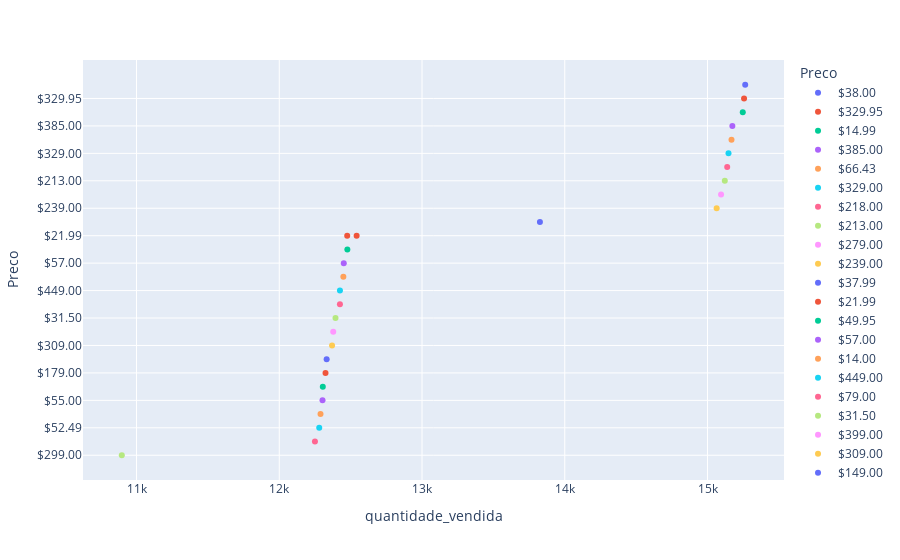

The cell this chart's notebook holds for it:
### Markdown cell above
*O produto com o valor mais baixo é também o mais vendido, mas a quantidade vendida em outras faixas de preço são similares, seria interessante saber se o momento do compra foi em uma promoção, já que existe uma certa similaridade se for levar em conta somente o preço. Como também pode ser visto abaixo neste gráfico de dispersão*

### Code cell
px.scatter(data_frame=volumevenda, x="quantidade_vendida", y="Preco", color="Preco")

### Figure 1 — Plotly figure (JSON) as saved in the notebook; plotly's stock layout.template omitted (floating-point values rounded to 4 significant figures)
{"data": [{"hovertemplate": "Preco=%{y}<br>quantidade_vendida=%{x}<extra></extra>", "legendgroup": "$38.00", "marker": {"color": "#636efa", "symbol": "circle"}, "mode": "markers", "name": "$38.00", "orientation": "h", "showlegend": true, "type": "scatter", "x": [15264], "xaxis": "x", "y": ["$38.00"], "yaxis": "y"}, {"hovertemplate": "Preco=%{y}<br>quantidade_vendida=%{x}<extra></extra>", "legendgroup": "$329.95", "marker": {"color": "#EF553B", "symbol": "circle"}, "mode": "markers", "name": "$329.95", "orientation": "h", "showlegend": true, "type": "scatter", "x": [15256], "xaxis": "x", "y": ["$329.95"], "yaxis": "y"}, {"hovertemplate": "Preco=%{y}<br>quantidade_vendida=%{x}<extra></extra>", "legendgroup": "$14.99", "marker": {"color": "#00cc96", "symbol": "circle"}, "mode": "markers", "name": "$14.99", "orientation": "h", "showlegend": true, "type": "scatter", "x": [15247], "xaxis": "x", "y": ["$14.99"], "yaxis": "y"}, {"hovertemplate": "Preco=%{y}<br>quantidade_vendida=%{x}<extra></extra>", "legendgroup": "$385.00", "marker": {"color": "#ab63fa", "symbol": "circle"}, "mode": "markers", "name": "$385.00", "orientation": "h", "showlegend": true, "type": "scatter", "x": [15174], "xaxis": "x", "y": ["$385.00"], "yaxis": "y"}, {"hovertemplate": "Preco=%{y}<br>quantidade_vendida=%{x}<extra></extra>", "legendgroup": "$66.43", "marker": {"color": "#FFA15A", "symbol": "circle"}, "mode": "markers", "name": "$66.43", "orientation": "h", "showlegend": true, "type": "scatter", "x": [15168], "xaxis": "x", "y": ["$66.43"], "yaxis": "y"}, {"hovertemplate": "Preco=%{y}<br>quantidade_vendida=%{x}<extra></extra>", "legendgroup": "$329.00", "marker": {"color": "#19d3f3", "symbol": "circle"}, "mode": "markers", "name": "$329.00", "orientation": "h", "showlegend": true, "type": "scatter", "x": [15147], "xaxis": "x", "y": ["$329.00"], "yaxis": "y"}, {"hovertemplate": "Preco=%{y}<br>quantidade_vendida=%{x}<extra></extra>", "legendgroup": "$218.00", "marker": {"color": "#FF6692", "symbol": "circle"}, "mode": "markers", "name": "$218.00", "orientation": "h", "showlegend": true, "type": "scatter", "x": [15138], "xaxis": "x", "y": ["$218.00"], "yaxis": "y"}, {"hovertemplate": "Preco=%{y}<br>quantidade_vendida=%{x}<extra></extra>", "legendgroup": "$213.00", "marker": {"color": "#B6E880", "symbol": "circle"}, "mode": "markers", "name": "$213.00", "orientation": "h", "showlegend": true, "type": "scatter", "x": [15121], "xaxis": "x", "y": ["$213.00"], "yaxis": "y"}, {"hovertemplate": "Preco=%{y}<br>quantidade_vendida=%{x}<extra></extra>", "legendgroup": "$279.00", "marker": {"color": "#FF97FF", "symbol": "circle"}, "mode": "markers", "name": "$279.00", "orientation": "h", "showlegend": true, "type": "scatter", "x": [15095], "xaxis": "x", "y": ["$279.00"], "yaxis": "y"}, {"hovertemplate": "Preco=%{y}<br>quantidade_vendida=%{x}<extra></extra>", "legendgroup": "$239.00", "marker": {"color": "#FECB52", "symbol": "circle"}, "mode": "markers", "name": "$239.00", "orientation": "h", "showlegend": true, "type": "scatter", "x": [15064], "xaxis": "x", "y": ["$239.00"], "yaxis": "y"}, {"hovertemplate": "Preco=%{y}<br>quantidade_vendida=%{x}<extra></extra>", "legendgroup": "$37.99", "marker": {"color": "#636efa", "symbol": "circle"}, "mode": "markers", "name": "$37.99", "orientation": "h", "showlegend": true, "type": "scatter", "x": [13826], "xaxis": "x", "y": ["$37.99"], "yaxis": "y"}, {"hovertemplate": "Preco=%{y}<br>quantidade_vendida=%{x}<extra></extra>", "legendgroup": "$21.99", "marker": {"color": "#EF553B", "symbol": "circle"}, "mode": "markers", "name": "$21.99", "orientation": "h", "showlegend": true, "type": "scatter", "x": [12542, 12476], "xaxis": "x", "y": ["$21.99", "$21.99"], "yaxis": "y"}, {"hovertemplate": "Preco=%{y}<br>quantidade_vendida=%{x}<extra></extra>", "legendgroup": "$49.95", "marker": {"color": "#00cc96", "symbol": "circle"}, "mode": "markers", "name": "$49.95", "orientation": "h", "showlegend": true, "type": "scatter", "x": [12477], "xaxis": "x", "y": ["$49.95"], "yaxis": "y"}, {"hovertemplate": "Preco=%{y}<br>quantidade_vendida=%{x}<extra></extra>", "legendgroup": "$57.00", "marker": {"color": "#ab63fa", "symbol": "circle"}, "mode": "markers", "name": "$57.00", "orientation": "h", "showlegend": true, "type": "scatter", "x": [12452], "xaxis": "x", "y": ["$57.00"], "yaxis": "y"}, {"hovertemplate": "Preco=%{y}<br>quantidade_vendida=%{x}<extra></extra>", "legendgroup": "$14.00", "marker": {"color": "#FFA15A", "symbol": "circle"}, "mode": "markers", "name": "$14.00", "orientation": "h", "showlegend": true, "type": "scatter", "x": [12449], "xaxis": "x", "y": ["$14.00"], "yaxis": "y"}, {"hovertemplate": "Preco=%{y}<br>quantidade_vendida=%{x}<extra></extra>", "legendgroup": "$449.00", "marker": {"color": "#19d3f3", "symbol": "circle"}, "mode": "markers", "name": "$449.00", "orientation": "h", "showlegend": true, "type": "scatter", "x": [12425], "xaxis": "x", "y": ["$449.00"], "yaxis": "y"}, {"hovertemplate": "Preco=%{y}<br>quantidade_vendida=%{x}<extra></extra>", "legendgroup": "$79.00", "marker": {"color": "#FF6692", "symbol": "circle"}, "mode": "markers", "name": "$79.00", "orientation": "h", "showlegend": true, "type": "scatter", "x": [12425], "xaxis": "x", "y": ["$79.00"], "yaxis": "y"}, {"hovertemplate": "Preco=%{y}<br>quantidade_vendida=%{x}<extra></extra>", "legendgroup": "$31.50", "marker": {"color": "#B6E880", "symbol": "circle"}, "mode": "markers", "name": "$31.50", "orientation": "h", "showlegend": true, "type": "scatter", "x": [12394], "xaxis": "x", "y": ["$31.50"], "yaxis": "y"}, {"hovertemplate": "Preco=%{y}<br>quantidade_vendida=%{x}<extra></extra>", "legendgroup": "$399.00", "marker": {"color": "#FF97FF", "symbol": "circle"}, "mode": "markers", "name": "$399.00", "orientation": "h", "showlegend": true, "type": "scatter", "x": [12378], "xaxis": "x", "y": ["$399.00"], "yaxis": "y"}, {"hovertemplate": "Preco=%{y}<br>quantidade_vendida=%{x}<extra></extra>", "legendgroup": "$309.00", "marker": {"color": "#FECB52", "symbol": "circle"}, "mode": "markers", "name": "$309.00", "orientation": "h", "showlegend": true, "type": "scatter", "x": [12370], "xaxis": "x", "y": ["$309.00"], "yaxis": "y"}, {"hovertemplate": "Preco=%{y}<br>quantidade_vendida=%{x}<extra></extra>", "legendgroup": "$149.00", "marker": {"color": "#636efa", "symbol": "circle"}, "mode": "markers", "name": "$149.00", "orientation": "h", "showlegend": true, "type": "scatter", "x": [12332], "xaxis": "x", "y": ["$149.00"], "yaxis": "y"}, {"hovertemplate": "Preco=%{y}<br>quantidade_vendida=%{x}<extra></extra>", "legendgroup": "$179.00", "marker": {"color": "#EF553B", "symbol": "circle"}, "mode": "markers", "name": "$179.00", "orientation": "h", "showlegend": true, "type": "scatter", "x": [12324], "xaxis": "x", "y": ["$179.00"], "yaxis": "y"}, {"hovertemplate": "Preco=%{y}<br>quantidade_vendida=%{x}<extra></extra>", "legendgroup": "$59.00", "marker": {"color": "#00cc96", "symbol": "circle"}, "mode": "markers", "name": "$59.00", "orientation": "h", "showlegend": true, "type": "scatter", "x": [12305], "xaxis": "x", "y": ["$59.00"], "yaxis": "y"}, {"hovertemplate": "Preco=%{y}<br>quantidade_vendida=%{x}<extra></extra>", "legendgroup": "$55.00", "marker": {"color": "#ab63fa", "symbol": "circle"}, "mode": "markers", "name": "$55.00", "orientation": "h", "showlegend": true, "type": "scatter", "x": [12303], "xaxis": "x", "y": ["$55.00"], "yaxis": "y"}, {"hovertemplate": "Preco=%{y}<br>quantidade_vendida=%{x}<extra></extra>", "legendgroup": "$69.00", "marker": {"color": "#FFA15A", "symbol": "circle"}, "mode": "markers", "name": "$69.00", "orientation": "h", "showlegend": true, "type": "scatter", "x": [12289], "xaxis": "x", "y": ["$69.00"], "yaxis": "y"}, {"hovertemplate": "Preco=%{y}<br>quantidade_vendida=%{x}<extra></extra>", "legendgroup": "$52.49", "marker": {"color": "#19d3f3", "symbol": "circle"}, "mode": "markers", "name": "$52.49", "orientation": "h", "showlegend": true, "type": "scatter", "x": [12280], "xaxis": "x", "y": ["$52.49"], "yaxis": "y"}, {"hovertemplate": "Preco=%{y}<br>quantidade_vendida=%{x}<extra></extra>", "legendgroup": "$257.00", "marker": {"color": "#FF6692", "symbol": "circle"}, "mode": "markers", "name": "$257.00", "orientation": "h", "showlegend": true, "type": "scatter", "x": [12250], "xaxis": "x", "y": ["$257.00"], "yaxis": "y"}, {"hovertemplate": "Preco=%{y}<br>quantidade_vendida=%{x}<extra></extra>", "legendgroup": "$299.00", "marker": {"color": "#B6E880", "symbol": "circle"}, "mode": "markers", "name": "$299.00", "orientation": "h", "showlegend": true, "type": "scatter", "x": [10897], "xaxis": "x", "y": ["$299.00"], "yaxis": "y"}], "layout": {"legend": {"title": {"text": "Preco"}, "tracegroupgap": 0}, "margin": {"t": 60}, "xaxis": {"anchor": "y", "domain": [0, 1], "title": {"text": "quantidade_vendida"}}, "yaxis": {"anchor": "x", "categoryarray": ["$299.00", "$257.00", "$52.49", "$69.00", "$55.00", "$59.00", "$179.00", "$149.00", "$309.00", "$399.00", "$31.50", "$79.00", "$449.00", "$14.00", "$57.00", "$49.95", "$21.99", "$37.99", "$239.00", "$279.00", "$213.00", "$218.00", "$329.00", "$66.43", "$385.00", "$14.99", "$329.95", "$38.00"], "categoryorder": "array", "domain": [0, 1], "title": {"text": "Preco"}}}}
